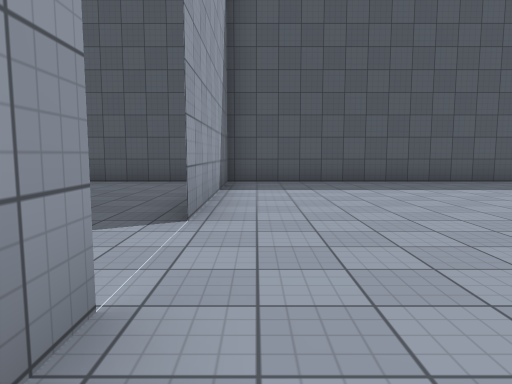
[1] (above)

12 first-person views from a walk through a Unity game level. The camera is 1.3 m above the floor, tilts 6° down and sees 70° across. The floor is counted in squares, 2 m on a side. Each view is taken from the middle of a square. On the plan, view 1 faces up. The plan holds only what a view shows up to about 11 squares ahead; the rest is blank. The place goes on beyond the plan. The player is left out. Surface patterns are stand-ins for the level's own textures.

[2]
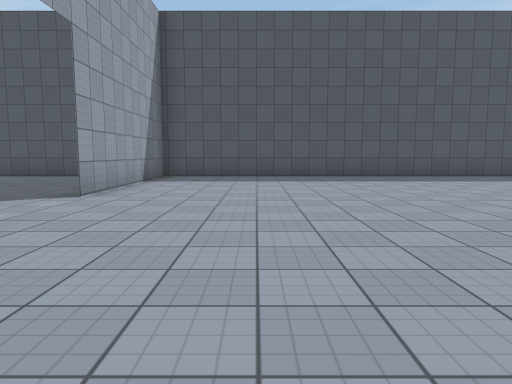

[3]
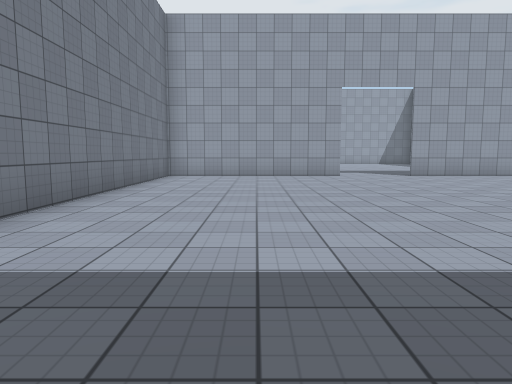

[4]
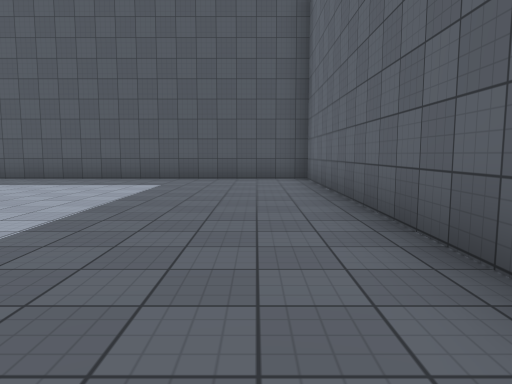

[5]
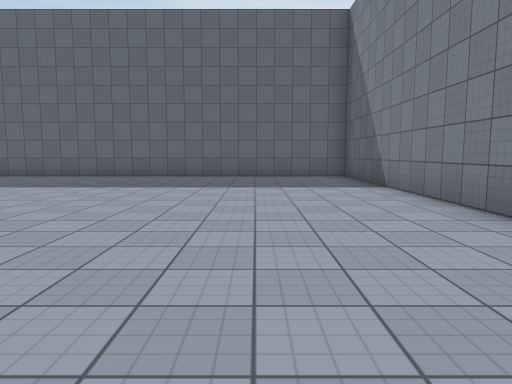

[6]
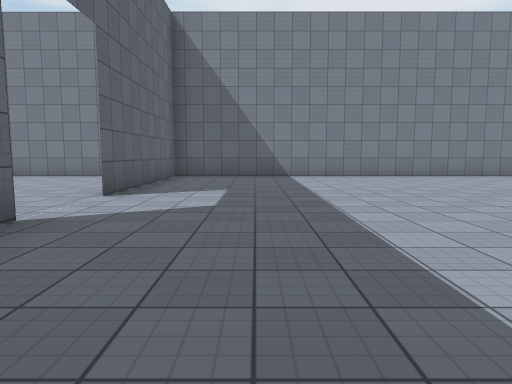

[7]
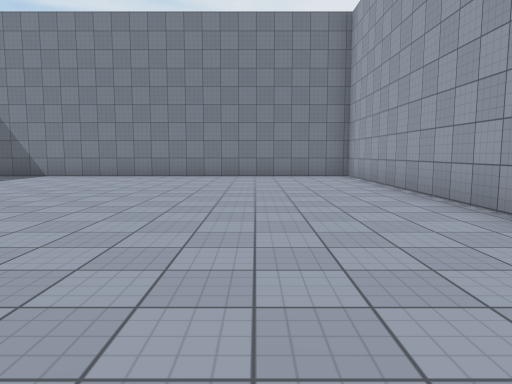

[8]
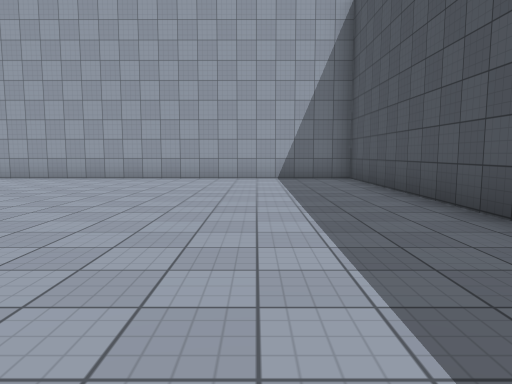

[9]
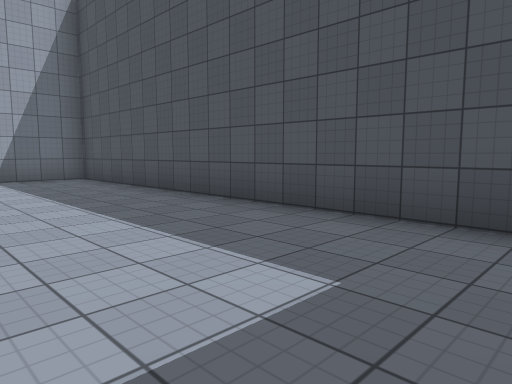

[10]
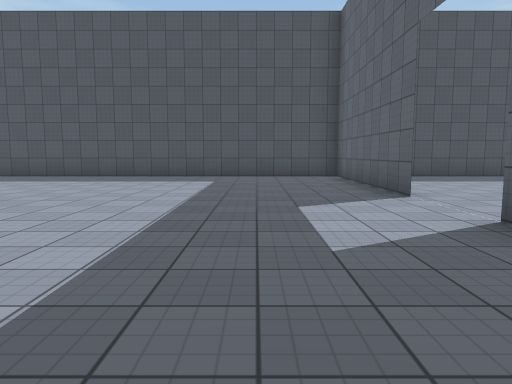

[11]
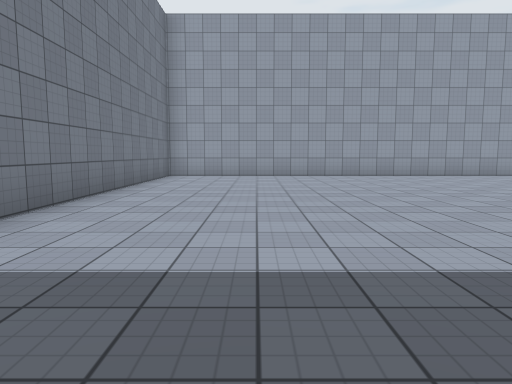

[12]
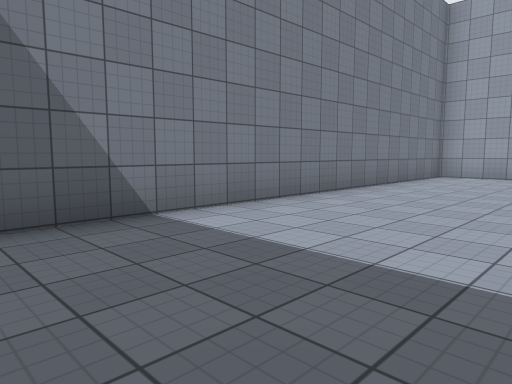

### Floor plan
Points are (right, up) in squares from view 1. A wall is a line through its corners. A room is listed if a view was taken in it or the views show most of it. See-through windows are left out.
Room 1 (views 1, 2, 3, 4, 5)
walls: (-0.7, 1.5) (-0.7, -3.6); (-0.7, 8.5) (-0.7, 3.4); (-0.9, -3.5) (11.3, -3.5) (11.3, 8.5) (-1, 8.5)
ways out: opening at (-1, 2.5) to room 2
Room 2 (views 6, 7, 8, 9, 10, 11, 12)
walls: (-0.7, 3.4) (-0.7, 8.5); (-1, 8.5) (-12.7, 8.5) (-12.7, -3.5) (-0.9, -3.5); (-0.7, -3.6) (-0.7, 1.5)
ways out: opening at (-1, 2.5) to room 1

Positions as (right, up) in squares from view 1, and headings:
1: (0, 0), facing up
2: (2, -2), facing up
3: (10, -1), facing left
4: (10, -1), facing up
5: (1, -1), facing right
6: (-3, 7), facing down
7: (-10, 7), facing down
8: (-3, 6), facing left
9: (-3, 5), facing up-left
10: (-3, -2), facing up
11: (-2, -1), facing left
12: (-2, 0), facing down-left
